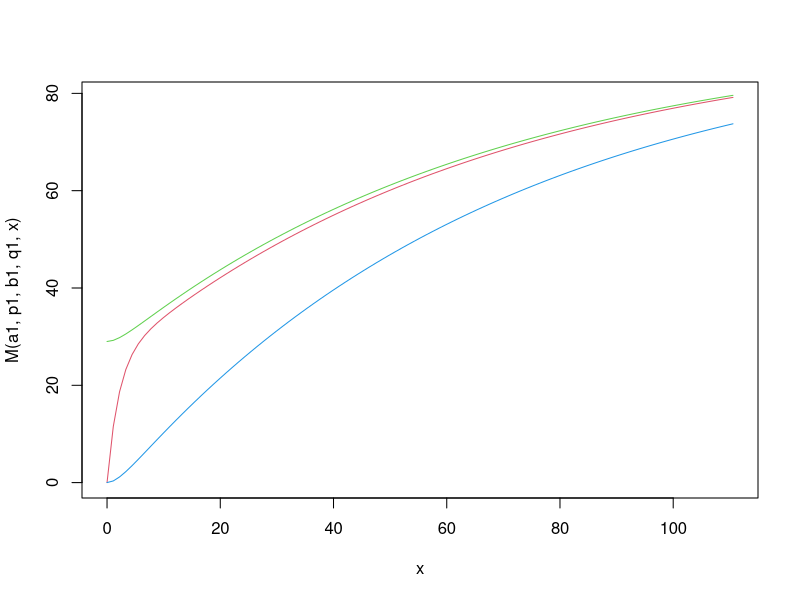
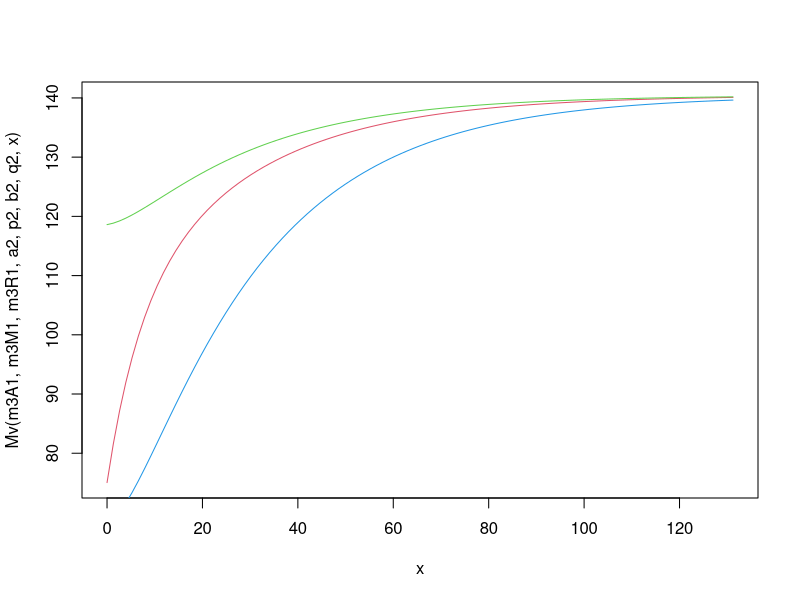
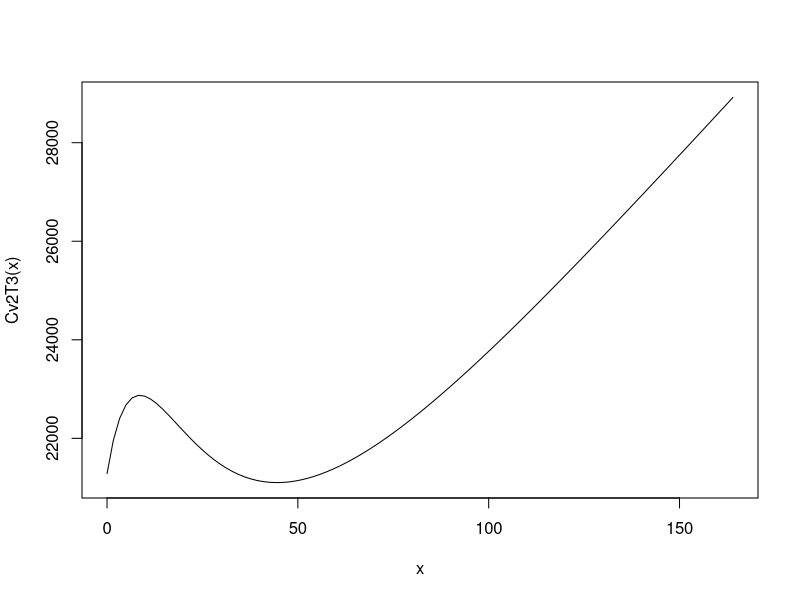

These charts were generated, in order, by the following R code: (Note: this script raises an error after producing the figures.)
# This is the code file for paper "A Study on Optimal Release Schedule for Multi-Version Software"
#################### Information updating - Case I ####################

################ for version 1 #################
gc()
#set g and k
g=function(p,b) (p+b)/2
k=function(p,b,q) sqrt(g(p,b)^2-p*b*(1-q))
#set hyperbolic functions
HM=function(p,b,q,t) (g(p,b)-p*(1-q))*sinh(k(p,b,q)*t)+k(p,b,q)*cosh(k(p,b,q)*t)
HR=function(p,b,q,t) g(p,b)*sinh(k(p,b,q)*t)+k(p,b,q)*cosh(k(p,b,q)*t)
HM2=function(VA1,VM1,VR1,p,b,q,t) ((b-g(p,b))*VM1+p*q*VR1)*sinh(k(p,b,q)*t)+VM1*k(p,b,q)*cosh(k(p,b,q)*t)
HR2=function(VA1,VM1,VR1,p,b,q,t) (b*VM1+(p-g(p,b))*VR1)*sinh(k(p,b,q)*t)+VR1*k(p,b,q)*cosh(k(p,b,q)*t)

#set M(t),R(t),A(t),B(t)
M=function(a,p,b,q,t) a/(1-q)*(1-exp(-g(p,b)*t)/k(p,b,q)*HM(p,b,q,t))
R=function(a,p,b,q,t) a/(1-q)*(1-exp(-g(p,b)*t)/k(p,b,q)*HR(p,b,q,t))
A=function(a,p,b,q,t) a+q*R(a,p,b,q,t)
B=function(a,p,b,q,t) A(a,p,b,q,t)-R(a,p,b,q,t)

Mv=function(VA1,VM1,VR1,a,p,b,q,t) (VA1+a-q*VR1)/(1-q)*(1-exp(-g(p,b)*t)/k(p,b,q)*HM(p,b,q,t))+exp(-g(p,b)*t)/k(p,b,q)*HM2(VA1,VM1,VR1,p,b,q,t)
Rv=function(VA1,VM1,VR1,a,p,b,q,t) (VA1+a-q*VR1)/(1-q)*(1-exp(-g(p,b)*t)/k(p,b,q)*HR(p,b,q,t))+exp(-g(p,b)*t)/k(p,b,q)*HR2(VA1,VM1,VR1,p,b,q,t)
Av=function(VA1,VM1,VR1,a,p,b,q,t) VA1+a-q*VR1+q*Rv(VA1,VM1,VR1,a,p,b,q,t)
Bv=function(VA1,VM1,VR1,a,p,b,q,t) Av(VA1,VM1,VR1,a,p,b,q,t)-Rv(VA1,VM1,VR1,a,p,b,q,t)

#set the parameters and the cost function for version 1
c11=90
c12=100
c13=160
c14=1530
a1=29
p1=0.4568
b1=0.0507
q1=0.6861

C1=function(t1)
{
  c11*t1+c12*M(a1,p1,b1,q1,t1)+c13*R(a1,p1,b1,q1,t1)+c14*B(a1,p1,b1,q1,t1)
}

print("### Version 1 ###")
#for DP
print("=== for DP solution: Testing Time, Total Cost, A, M, R ")
dp.t1=92.1281
dp.c1=C1(dp.t1)
m3A1=A(a1,p1,b1,q1,dp.t1)
m3M1=M(a1,p1,b1,q1,dp.t1)
m3R1=R(a1,p1,b1,q1,dp.t1)
m3RC1=c14*B(a1,p1,b1,q1,dp.t1)  #risk cost
sprintf("A1= %f ; M1= %f ; R1= %f " , m3A1, m3M1, m3R1)
sprintf("Optimal testing time = %f ; Optimal testing cost = %f ; Risk Cost = %f" , dp.t1, dp.c1, m3RC1)

#draw M, R, A for version 1
curve(M(a1,p1,b1,q1,x),xlim=c(0,dp.t1*1.2), col = 2)  #red
curve(R(a1,p1,b1,q1,x),xlim=c(0,dp.t1*1.2),add = TRUE, col = 4)  #blue
curve(A(a1,p1,b1,q1,x),xlim=c(0,dp.t1*1.2),add = TRUE, col = 3)   #green #blue

#################### for version 2 ####################
#set the parameters and the cost function for version 2
c21=85
c22=90
c23=125
c24=420
a2=43
p2=0.123
b2=0.0632
q2=0.301

Cv2=function(VA1,VM1,VR1,tv)
{
  c21*tv+c22*(Mv(VA1,VM1,VR1,a2,p2,b2,q2,tv)-VM1)  +c23*(Rv(VA1,VM1,VR1,a2,p2,b2,q2,tv)-VR1) +c24*Bv(VA1,VM1,VR1,a2,p2,b2,q2,tv)
}
Cv2T1=function(tv)
{ Cv2(m1A1,m1M1,m1R1,tv) }
Cv2T3=function(tv)
{ Cv2(m3A1,m3M1,m3R1,tv) }

print("### Version 2 ###")

#for DP
print("=== for DP solution: Testing Time, Total Cost, A, M, R ======")
dp.t2=109.3366  # the value got from DP program in advance
dp.c2=Cv2T3(dp.t2)
m3A2=Av(m3A1,m3M1,m3R1,a2,p2,b2,q2,dp.t2)
m3M2=Mv(m3A1,m3M1,m3R1,a2,p2,b2,q2,dp.t2)
m3R2=Rv(m3A1,m3M1,m3R1,a2,p2,b2,q2,dp.t2)
m3RC2=c24*Bv(m3A1,m3M1,m3R1,a2,p2,b2,q2,dp.t2) #risk cost
sprintf("A2= %f ; M2= %f ; R2= %f " , m3A2, m3M2, m3R2)
sprintf("Optimal testing time = %f ; Optimal testing cost = %f ; Risk Cost = %f" , dp.t2, dp.c2, m3RC2)

#draw M, R, A for version 2
curve(Mv(m3A1,m3M1,m3R1,a2,p2,b2,q2,x),xlim=c(0,dp.t2*1.2), col = 2)  #red
curve(Rv(m3A1,m3M1,m3R1,a2,p2,b2,q2,x),xlim=c(0,dp.t2*1.2),add = TRUE, col = 4)  #blue
curve(Av(m3A1,m3M1,m3R1,a2,p2,b2,q2,x),xlim=c(0,dp.t2*1.2),add = TRUE, col = 3)   #green #blue
curve(Cv2T3(x),xlim=c(0,dp.t2*1.5))  # draw the curve of the cost for DP solution, version 2

#################### for version 3 ####################
#set the parameters and the cost function for version 3
c31=95
c32=105
c33=170
c34=1180
a3=13
p3=0.1066
b3=0.0341
q3=0.4791

Cv3=function(VA1,VM1,VR1,tv)
{
  c31*tv+c32*(Mv(VA1,VM1,VR1,a3,p3,b3,q3,tv)-VM1)+c33*(Rv(VA1,VM1,VR1,a3,p3,b3,q3,tv)-VR1)+c34*Bv(VA1,VM1,VR1,a3,p3,b3,q3,tv)
}
Cv3T1=function(tv)
{ Cv3(m1A2,m1M2,m1R2,tv) }
Cv3T3=function(tv)
{ Cv3(m3A2,m3M2,m3R2,tv) }

print("### Version 3 ###")
#for DP
print("=== for dynamic programming: Testing Time, Total Cost, A, M, R ===")
dp.t3=44.8900     # the value got from DP program in advance
dp.c3=Cv3T3(dp.t3)
m3A3=Av(m3A2,m3M2,m3R2,a3,p3,b3,q3,dp.t3)
m3A3=Mv(m3A2,m3M2,m3R2,a3,p3,b3,q3,dp.t3)
m3A3=Rv(m3A2,m3M2,m3R2,a3,p3,b3,q3,dp.t3)
m3RC3=c34*Bv(m3A2,m3M2,m3R2,a3,p3,b3,q3,dp.t3)     #risk cost
sprintf("A3= %f ; M3= %f ; R3= %f " , m1A3, m1M3, m1R3)
sprintf("Optimal testing time = %f ; Optimal testing cost = %f ; Risk Cost = %f" , dp.t3, dp.c3, m3RC3)

#draw M, R, A for version 3
curve(Mv(m3A2,m3M2,m3R2,a3,p3,b3,q3,x),xlim=c(0,dp.t3*1.2), col = 2)  #red
curve(Rv(m3R2,m3M2,m3R2,a3,p3,b3,q3,x),xlim=c(0,dp.t3*1.2),add = TRUE, col = 4)  #blue
curve(Av(m3A2,m3M2,m3R2,a3,p3,b3,q3,x),xlim=c(0,dp.t3*1.2),add = TRUE, col = 3)   #green #blue
curve(Cv3T3(x),xlim=c(0,dp.t3*1.5))  # draw the curve of the cost for DP solution, version 3
